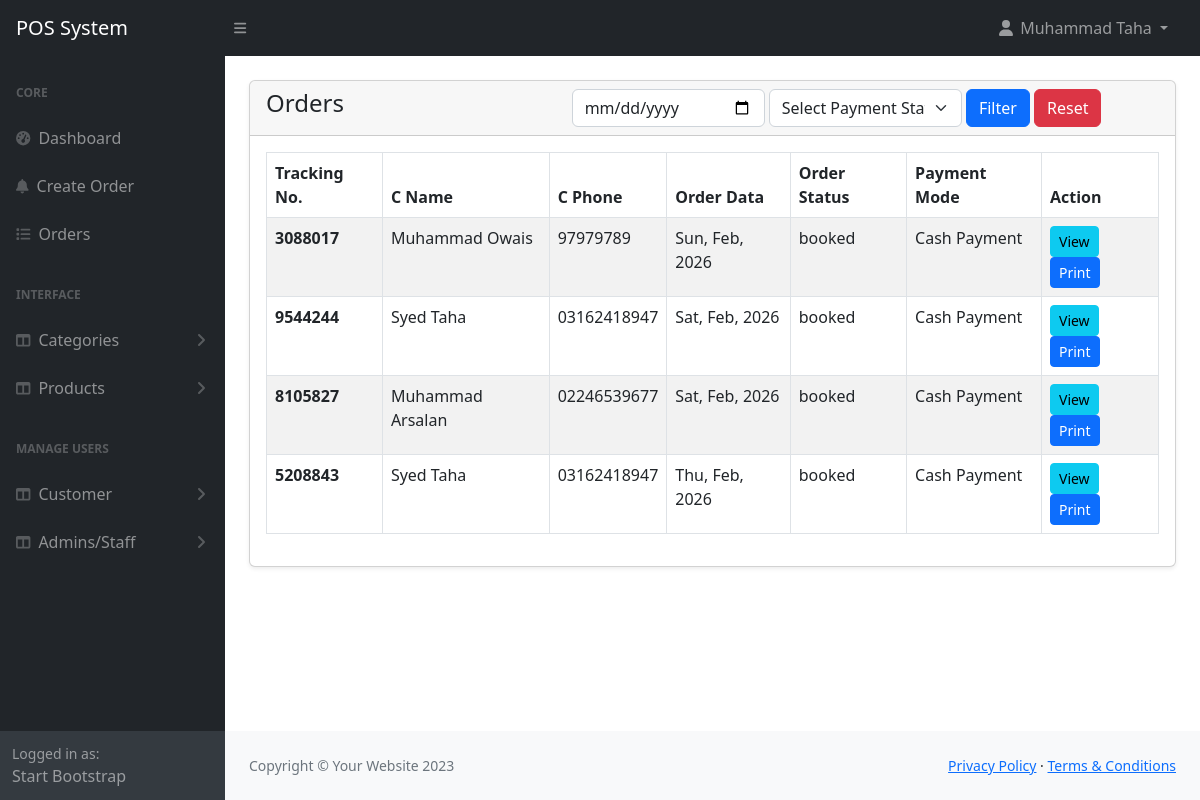
Page /admin/orders.php (signed in) on the committed database.
### tables this page shows
CREATE TABLE `orders` (
  `id` int(11) NOT NULL,
  `customer_id` int(11) NOT NULL,
  `tracking_no` varchar(100) NOT NULL,
  `invoice_no` varchar(100) NOT NULL,
  `total_amount` varchar(100) NOT NULL,
  `order_date` date NOT NULL,
  `order_status` varchar(100) DEFAULT NULL,
  `payment_mode` varchar(100) NOT NULL COMMENT 'cash, online',
  `order_placed_by_id` int(11) NOT NULL
);

CREATE TABLE `customers` (
  `id` int(11) NOT NULL,
  `name` varchar(255) NOT NULL,
  `email` varchar(255) DEFAULT NULL,
  `phone` varchar(225) DEFAULT NULL,
  `status` tinyint(1) NOT NULL DEFAULT 0 COMMENT '0=visible,1=hidden',
  `created_at` date NOT NULL DEFAULT current_timestamp()
);

### admin/orders.php (the view, shortened to what this page needs)
<?php include('includes/header.php'); ?>
<div class="container-fluid px-4">
        <div class="card mt-4 shadow-sm">
            <div class="card-header">
                <div class="row">
                    <div class="col-md-4">
                        <h4 class="mb-0">Orders</h4>
                    </div>
                    <div class="col-md-8">
                        <form action="" method="GET">
                            <div class="row g-1">
                                <div class="col-md-4">
                                    <input type="date"
                                     name="date"
                                     class="form-control"
                                     value="<?= isset($_GET['date']) == true ? $_GET['date']: ''; ?>">
                                </div>
                                <div class="col-md-4">
                                    <select name="payment_status" class="form-select">
                                        <option value="">Select Payment Status</option>
                                    </select>
                                </div>
                                <div class="col-md-4">
                                    <button type="submit" class="btn btn-primary">Filter</button>
                                    <a href="orders.php" class="btn btn-danger">Reset</a>
                                </div>
                            </div>
                        </form>
                    </div>
                </div>
            </div>
            <div class="card-body">
            <?php
                if(isset($_GET['date']) || isset($_GET['payment_status'])){
                $orderDate = validate($_GET['date']);
                $paymentStatus = validate($_GET['payment_status']);
                if($orderDate != '' && $paymentStatus != ''){
                    $query = "SELECT o.*, c.* FROM orders o, customers c
                    WHERE c.id = o.customer_id AND o.order_date='$orderDate' ORDER BY o.id DESC";
                }elseif($orderDate == '' && $paymentStatus != ''){
                    $query = "SELECT o.*, c.* FROM orders o, customers c
                    WHERE c.id = o.customer_id AND o.payment_mode='$paymentStatus' ORDER BY o.id DESC";
                }elseif($orderDate != '' && $paymentStatus != ''){
                    $query = "SELECT o.*, c.* FROM orders o, customers c
                    WHERE c.id = o.customer_id
                    AND o.order_date='$orderDate'
                    AND o.payment_mode='$paymentStatus'
                    ORDER BY o.id DESC";
                }else{
                    $query = "SELECT o.*, c.* FROM orders o, customers c WHERE c.id = o.customer_id ORDER BY o.id DESC";
                }
                }else{
                    $query = "SELECT o.*, c.* FROM orders o, customers c WHERE c.id = o.customer_id ORDER BY o.id DESC";
                }
                $orders = mysqli_query($conn, $query);
                if($orders){
                    if(mysqli_num_rows($orders) > 0)
                    {
                        ?>
                            <table class="table table-striped table-bordered align-items-center justify-content">
                                <thead>
                                    <tr>
                                        <th>Tracking No.</th>
                                        <th>C Name</th>
                                        <th>C Phone</th>
                                        <th>Order Data</th>
                                        <th>Order Status</th>
                                        <th>Payment Mode </th>
                                        <th>Action </th>
                                    </tr>
                                </thead>
                                <tbody>
                                    <?php foreach($orders as $orderItem): ?>
                                        <tr>
                                            <td class="fw-bold"><?= $orderItem['tracking_no']; ?></td>
                                            <td><?= $orderItem['name']; ?></td>
                                            <td><?= $orderItem['phone']; ?></td>
                                            <td><?= date('D, M, Y', strtotime($orderItem['order_date'])); ?></td>
                                            <td><?= $orderItem['order_status']; ?></td>
                                            <td><?= $orderItem['payment_mode']; ?></td>
                                            <td>
                                                <a href="orders-view.php?track=<?= $orderItem['tracking_no']; ?>" class="btn btn-info mb-0 px-2 btn-sm">View</a>
                                                <a href="orders-view-print.php?track=<?= $orderItem['tracking_no']; ?>" class="btn btn-primary mb-0 px-2 btn-sm">Print</a>
                                            </td>
                                        </tr>
                                    <?php endforeach; ?>
                                </tbody>
                            </table>
                        <?php
                    }
                    else{
                        echo '<h5> No Record Available</h5>';
                    }
                }
                else{
                    echo '<h5> Something went wrong</h5>';
                }
            ?>
               </div>
        </div>
</div>
<?php include('includes/footer.php'); ?>

### rows in the picture
orders: tracking_no "3088017", customer.name "Muhammad Owais", customer.phone "97979789", order_date "Sun, Feb, 2026", order_status "booked", payment_mode "Cash Payment"
orders: tracking_no "9544244", customer.name "Syed Taha", customer.phone "03162418947", order_date "Sat, Feb, 2026", order_status "booked", payment_mode "Cash Payment"
orders: tracking_no "8105827", customer.name "Muhammad Arsalan", customer.phone "02246539677", order_date "Sat, Feb, 2026", order_status "booked", payment_mode "Cash Payment"
orders: tracking_no "5208843", customer.name "Syed Taha", customer.phone "03162418947", order_date "Thu, Feb, 2026", order_status "booked", payment_mode "Cash Payment"

### other values in the picture
$_SESSION['loggedInUser']['name'] "Muhammad Taha"
